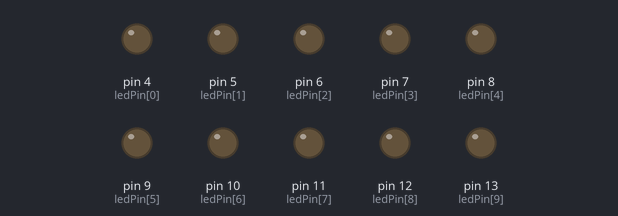
A sketch run on a simulated Arduino Uno, built with avr-gcc and run on an emulated ATmega328P. On the bench: output pins drawn as LEDs (lit = HIGH).

Above: at 0.03 s.
At 0.68 s:
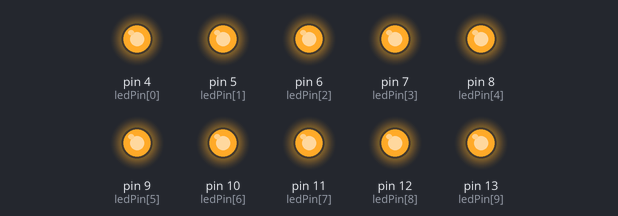
At 1.52 s:
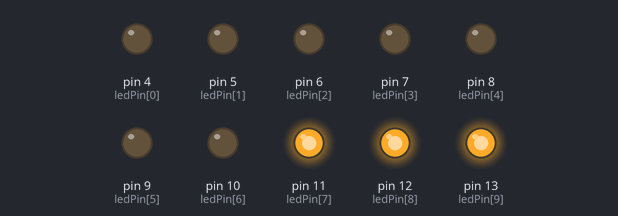
At 3.02 s:
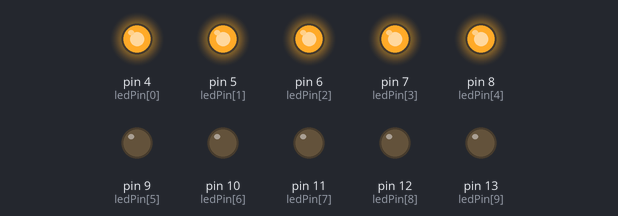
At 4.51 s:
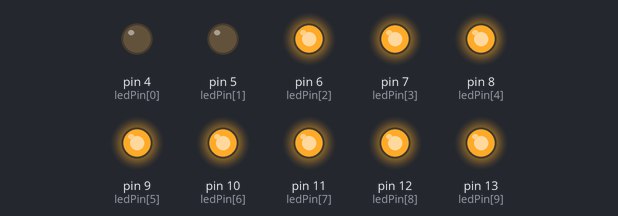
At 6.08 s:
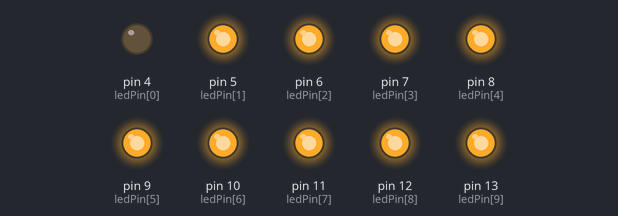
Timing chart, 0 to 6.4 s (numbered marks = the images above):
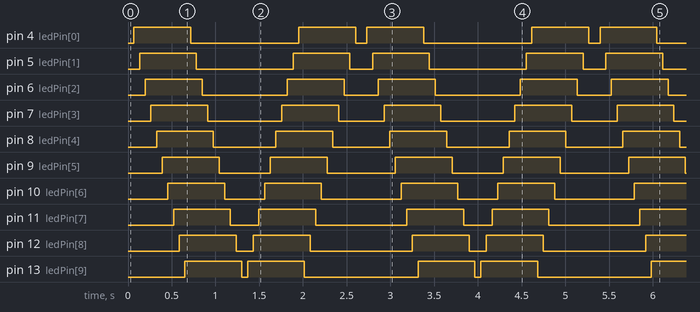

The sketch:

Projeto05.ino
```cpp
/*efeito de iluminação sequencial
 * usando array
 */
 byte ledPin[]={4, 5, 6, 7, 8, 9, 10, 11, 12, 13};
 int ledDelay(65);
 int direcao=1;
 int currentLED=0;
 unsigned long changeTime;

 void setup(){
  for(int x=0; x<10; x++){
    pinMode(ledPin[x], OUTPUT);
  }
  changeTime=millis();
 }

void loop(){
  if((millis()-changeTime) > ledDelay){
    changeLed2();
    changeTime = millis();
  }
}


void changeLed(){
  for(int x=0; x<10; x++){
    digitalWrite(ledPin[x], LOW);
  }
  digitalWrite(ledPin[currentLED],HIGH);
  currentLED+=direcao;
  if(currentLED==9) direcao=-1;
  if(currentLED==0) direcao=1;
}


//abaixo uma outra versão que eu criei


void changeLed2(){
  for(int x=0; x<10; x++){
    digitalWrite(ledPin[x], HIGH);
    delay(ledDelay);
  }
  for(int x=0; x<10; x++){
    digitalWrite(ledPin[x], LOW);
    delay(ledDelay);
  }
  for(int x=9; x>=0; x--){
    digitalWrite(ledPin[x], HIGH);
    delay(ledDelay);
  }
  for(int x=9; x>=0; x--){
    digitalWrite(ledPin[x], LOW);
    delay(ledDelay);
  }

}
```

Measured:
- by itself, pin 4 (ledPin[0]): repeats every 2.7 s: LOW 1.2 s, HIGH 0.65 s, LOW 0.13 s, HIGH 0.65 s
- by itself, pin 5 (ledPin[1]): repeats every 2.7 s: LOW 1.1 s, HIGH 0.65 s, LOW 0.26 s, HIGH 0.65 s
- by itself, pin 6 (ledPin[2]): repeats every 2.7 s: LOW 0.98 s, HIGH 0.65 s, LOW 0.39 s, HIGH 0.65 s
- by itself, pin 7 (ledPin[3]): repeats every 2.7 s: LOW 0.85 s, HIGH 0.65 s, LOW 0.52 s, HIGH 0.65 s
- by itself, pin 8 (ledPin[4]): alternates HIGH for 0.65 s and LOW for 0.72 s
- by itself, pin 9 (ledPin[5]): repeats every 2.7 s: LOW 0.59 s, HIGH 0.65 s, LOW 0.78 s, HIGH 0.65 s
- by itself, pin 10 (ledPin[6]): repeats every 2.7 s: LOW 0.46 s, HIGH 0.65 s, LOW 0.91 s, HIGH 0.65 s
- by itself, pin 11 (ledPin[7]): repeats every 2.7 s: LOW 0.33 s, HIGH 0.65 s, LOW 1.0 s, HIGH 0.65 s
